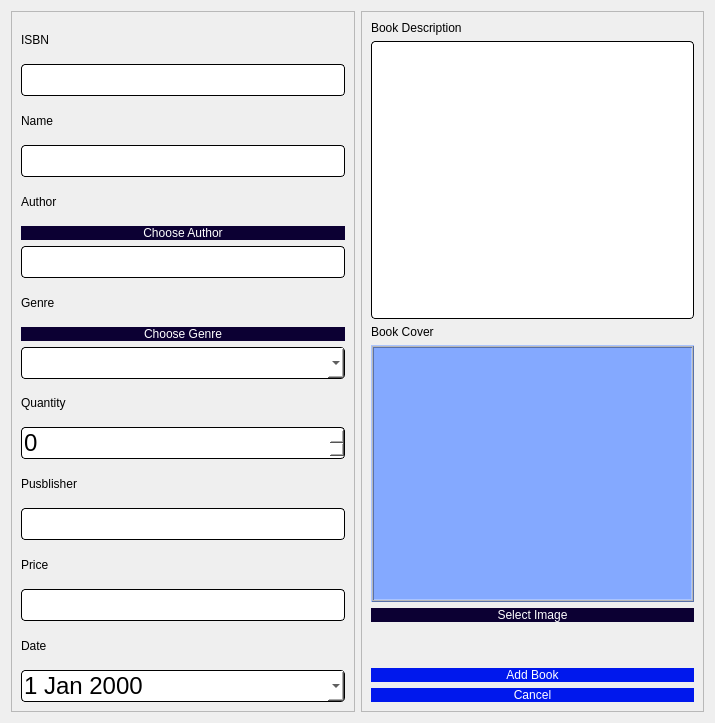
<?xml version="1.0" encoding="UTF-8"?>
<ui version="4.0">
 <class>addBook</class>
 <widget class="QDialog" name="addBook">
  <property name="geometry">
   <rect>
    <x>0</x>
    <y>0</y>
    <width>715</width>
    <height>723</height>
   </rect>
  </property>
  <property name="windowTitle">
   <string>Dialog</string>
  </property>
  <layout class="QHBoxLayout" name="horizontalLayout_5">
   <item>
    <widget class="QFrame" name="frame">
     <property name="frameShape">
      <enum>QFrame::StyledPanel</enum>
     </property>
     <property name="frameShadow">
      <enum>QFrame::Raised</enum>
     </property>
     <layout class="QVBoxLayout" name="verticalLayout_3">
      <item>
       <widget class="QLabel" name="label">
        <property name="styleSheet">
         <string notr="true">font: 13pt &quot;Lato&quot;;
color: rgb(0, 0, 0);</string>
        </property>
        <property name="text">
         <string>ISBN</string>
        </property>
       </widget>
      </item>
      <item>
       <widget class="QLineEdit" name="ISBN">
        <property name="styleSheet">
         <string notr="true">QLineEdit{
	background-color: rgb(255, 255, 255);
	 border: 1px  solid;
     border-radius: 4px;
	font: 24px
}</string>
        </property>
       </widget>
      </item>
      <item>
       <widget class="QLabel" name="label_2">
        <property name="styleSheet">
         <string notr="true">font: 13pt &quot;Lato&quot;;
color: rgb(0, 0, 0);</string>
        </property>
        <property name="text">
         <string>Name</string>
        </property>
       </widget>
      </item>
      <item>
       <widget class="QLineEdit" name="Name">
        <property name="enabled">
         <bool>true</bool>
        </property>
        <property name="styleSheet">
         <string notr="true">QLineEdit{
	background-color: rgb(255, 255, 255);
	 border: 1px  solid;
     border-radius: 4px;
	font: 24px
}</string>
        </property>
       </widget>
      </item>
      <item>
       <widget class="QLabel" name="label_3">
        <property name="styleSheet">
         <string notr="true">font: 13pt &quot;Lato&quot;;
color: rgb(0, 0, 0);</string>
        </property>
        <property name="text">
         <string>Author</string>
        </property>
       </widget>
      </item>
      <item>
       <widget class="QPushButton" name="chooseAuthBtn">
        <property name="styleSheet">
         <string notr="true">QPushButton{
border-radius:15px;
padding : 0 4px;
background: #0c0033;
border -radius:10px;
color: rgb(255, 255, 255);
font: 12pt &quot;Lato&quot;;
}
QPushButton:hover:!pressed
{


background:#ababab;
}
QToolButton
{

border-radius:10px;
bacground:red;
color:red;
}

QPushButton:pressed
{
              font-size: 19px;
              transition: 0.9s; 
}</string>
        </property>
        <property name="text">
         <string>Choose Author</string>
        </property>
       </widget>
      </item>
      <item>
       <layout class="QHBoxLayout" name="horizontalLayout_3">
        <item>
         <widget class="QLineEdit" name="author">
          <property name="enabled">
           <bool>false</bool>
          </property>
          <property name="styleSheet">
           <string notr="true">QLineEdit{
	background-color: rgb(255, 255, 255);
	 border: 1px  solid;
     border-radius: 4px;
	font: 24px
}</string>
          </property>
         </widget>
        </item>
       </layout>
      </item>
      <item>
       <widget class="QLabel" name="label_4">
        <property name="styleSheet">
         <string notr="true">font: 13pt &quot;Lato&quot;;
color: rgb(0, 0, 0);</string>
        </property>
        <property name="text">
         <string>Genre</string>
        </property>
       </widget>
      </item>
      <item>
       <widget class="QPushButton" name="chooseGenreBtn">
        <property name="styleSheet">
         <string notr="true">QPushButton{
border-radius:15px;
padding : 0 4px;
background: #0c0033;
border -radius:10px;
color: rgb(255, 255, 255);
font: 12pt &quot;Lato&quot;;
}
QPushButton:hover:!pressed
{


background:#ababab;
}
QToolButton
{

border-radius:10px;
bacground:red;
color:red;
}

QPushButton:pressed
{
              font-size: 19px;
              transition: 0.9s; 
}</string>
        </property>
        <property name="text">
         <string>Choose Genre</string>
        </property>
       </widget>
      </item>
      <item>
       <layout class="QHBoxLayout" name="horizontalLayout_4">
        <item>
         <widget class="QComboBox" name="Genre">
          <property name="enabled">
           <bool>true</bool>
          </property>
          <property name="styleSheet">
           <string notr="true">QComboBox{
	background-color: rgb(255, 255, 255);
	 border: 1px  solid;
     border-radius: 4px;
	font: 24px
}</string>
          </property>
         </widget>
        </item>
       </layout>
      </item>
      <item>
       <widget class="QLabel" name="label_5">
        <property name="styleSheet">
         <string notr="true">font: 13pt &quot;Lato&quot;;
color: rgb(0, 0, 0);</string>
        </property>
        <property name="text">
         <string>Quantity</string>
        </property>
       </widget>
      </item>
      <item>
       <widget class="QSpinBox" name="quantity">
        <property name="styleSheet">
         <string notr="true">QSpinBox{
	background-color: rgb(255, 255, 255);
	 border: 1px  solid;
     border-radius: 4px;
	font: 24px
}</string>
        </property>
       </widget>
      </item>
      <item>
       <widget class="QLabel" name="label_6">
        <property name="styleSheet">
         <string notr="true">font: 13pt &quot;Lato&quot;;
color: rgb(0, 0, 0);</string>
        </property>
        <property name="text">
         <string>Pusblisher</string>
        </property>
       </widget>
      </item>
      <item>
       <widget class="QLineEdit" name="publisher">
        <property name="styleSheet">
         <string notr="true">QLineEdit{
	background-color: rgb(255, 255, 255);
	 border: 1px  solid;
     border-radius: 4px;
	font: 24px
}</string>
        </property>
       </widget>
      </item>
      <item>
       <widget class="QLabel" name="label_7">
        <property name="styleSheet">
         <string notr="true">font: 13pt &quot;Lato&quot;;
color: rgb(0, 0, 0);</string>
        </property>
        <property name="text">
         <string>Price</string>
        </property>
       </widget>
      </item>
      <item>
       <widget class="QLineEdit" name="price">
        <property name="styleSheet">
         <string notr="true">QLineEdit{
	background-color: rgb(255, 255, 255);
	 border: 1px  solid;
     border-radius: 4px;
	font: 24px
}</string>
        </property>
       </widget>
      </item>
      <item>
       <widget class="QLabel" name="label_8">
        <property name="styleSheet">
         <string notr="true">font: 13pt &quot;Lato&quot;;
color: rgb(0, 0, 0);</string>
        </property>
        <property name="text">
         <string>Date</string>
        </property>
       </widget>
      </item>
      <item>
       <widget class="QDateEdit" name="date">
        <property name="styleSheet">
         <string notr="true">QDateEdit{
	background-color: rgb(255, 255, 255);
	 border: 1px  solid;
     border-radius: 4px;
	font: 24px
}</string>
        </property>
        <property name="calendarPopup">
         <bool>true</bool>
        </property>
       </widget>
      </item>
      <item>
       <layout class="QHBoxLayout" name="horizontalLayout"/>
      </item>
     </layout>
    </widget>
   </item>
   <item>
    <widget class="QFrame" name="frame_2">
     <property name="frameShape">
      <enum>QFrame::StyledPanel</enum>
     </property>
     <property name="frameShadow">
      <enum>QFrame::Raised</enum>
     </property>
     <layout class="QVBoxLayout" name="verticalLayout_2">
      <item>
       <widget class="QLabel" name="label_9">
        <property name="styleSheet">
         <string notr="true">font: 13pt &quot;Lato&quot;;
color: rgb(0, 0, 0);</string>
        </property>
        <property name="text">
         <string>Book Description</string>
        </property>
       </widget>
      </item>
      <item>
       <widget class="QTextEdit" name="description">
        <property name="styleSheet">
         <string notr="true">QTextEdit{
	background-color: rgb(255, 255, 255);
	 border: 1px  solid;
     border-radius: 4px;
	font: 24px
}</string>
        </property>
       </widget>
      </item>
      <item>
       <layout class="QVBoxLayout" name="verticalLayout">
        <item>
         <widget class="QLabel" name="label_11">
          <property name="styleSheet">
           <string notr="true">font: 13pt &quot;Lato&quot;;
color: rgb(0, 0, 0);</string>
          </property>
          <property name="text">
           <string>Book Cover</string>
          </property>
         </widget>
        </item>
        <item>
         <widget class="QLabel" name="coverLabel">
          <property name="sizePolicy">
           <sizepolicy hsizetype="Expanding" vsizetype="Expanding">
            <horstretch>0</horstretch>
            <verstretch>0</verstretch>
           </sizepolicy>
          </property>
          <property name="focusPolicy">
           <enum>Qt::StrongFocus</enum>
          </property>
          <property name="styleSheet">
           <string notr="true">background-color: #84A9FF;
border-color: rgb(0, 0, 0);</string>
          </property>
          <property name="frameShape">
           <enum>QFrame::Box</enum>
          </property>
          <property name="frameShadow">
           <enum>QFrame::Raised</enum>
          </property>
          <property name="midLineWidth">
           <number>1</number>
          </property>
          <property name="text">
           <string/>
          </property>
         </widget>
        </item>
       </layout>
      </item>
      <item>
       <layout class="QHBoxLayout" name="horizontalLayout_6">
        <item>
         <widget class="QPushButton" name="selectImgBtn">
          <property name="styleSheet">
           <string notr="true">QPushButton{
border-radius:15px;
padding : 0 4px;
background: #0c0033;
border -radius:10px;
color: rgb(255, 255, 255);
font: 12pt &quot;Lato&quot;;
}
QPushButton:hover:!pressed
{


background:#ababab;
}
QToolButton
{

border-radius:10px;
bacground:red;
color:red;
}

QPushButton:pressed
{
              font-size: 19px;
              transition: 0.9s; 
}</string>
          </property>
          <property name="text">
           <string>Select Image</string>
          </property>
         </widget>
        </item>
       </layout>
      </item>
      <item>
       <spacer name="horizontalSpacer">
        <property name="orientation">
         <enum>Qt::Horizontal</enum>
        </property>
        <property name="sizeHint" stdset="0">
         <size>
          <width>40</width>
          <height>20</height>
         </size>
        </property>
       </spacer>
      </item>
      <item>
       <spacer name="horizontalSpacer_2">
        <property name="orientation">
         <enum>Qt::Horizontal</enum>
        </property>
        <property name="sizeHint" stdset="0">
         <size>
          <width>40</width>
          <height>20</height>
         </size>
        </property>
       </spacer>
      </item>
      <item>
       <widget class="QPushButton" name="addBookBtn">
        <property name="styleSheet">
         <string notr="true">QPushButton{
border-radius:15px;
padding : 0 4px;
background: #0018ed;
border -radius:10px;
color: rgb(255, 255, 255);
font: 12pt &quot;Lato Black&quot;;
}
QPushButton:hover:!pressed
{

background:#ababab;
}
QToolButton
{

border-radius:10px;
bacground:red;
color:red;
}

QPushButton:pressed
{
              font-size: 19px;
              transition: 0.9s; 
}</string>
        </property>
        <property name="text">
         <string>Add Book</string>
        </property>
       </widget>
      </item>
      <item>
       <layout class="QHBoxLayout" name="horizontalLayout_2">
        <item>
         <widget class="QPushButton" name="cancelBtn">
          <property name="styleSheet">
           <string notr="true">QPushButton{
border-radius:15px;
padding : 0 4px;
background: #0018ed;
border -radius:10px;
color: rgb(255, 255, 255);
font: 12pt &quot;Lato Black&quot;;
}
QPushButton:hover:!pressed
{

background:#ababab;
}
QToolButton
{

border-radius:10px;
bacground:red;
color:red;
}

QPushButton:pressed
{
              font-size: 19px;
              transition: 0.9s; 
}</string>
          </property>
          <property name="text">
           <string>Cancel</string>
          </property>
         </widget>
        </item>
       </layout>
      </item>
     </layout>
    </widget>
   </item>
  </layout>
 </widget>
 <resources/>
 <connections/>
</ui>
